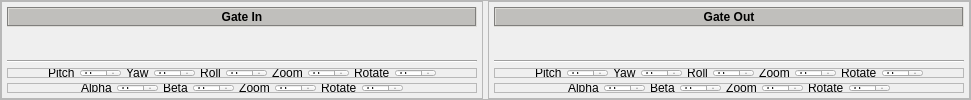
          <widget class="QFrame" name="frame_8">
           <property name="frameShape">
            <enum>QFrame::StyledPanel</enum>
           </property>
           <property name="frameShadow">
            <enum>QFrame::Raised</enum>
           </property>
           <layout class="QHBoxLayout" name="horizontalLayout_2">
            <property name="spacing">
             <number>5</number>
            </property>
            <property name="leftMargin">
             <number>0</number>
            </property>
            <property name="topMargin">
             <number>0</number>
            </property>
            <property name="rightMargin">
             <number>0</number>
            </property>
            <property name="bottomMargin">
             <number>0</number>
            </property>
            <item>
             <widget class="QFrame" name="frame_11">
              <property name="frameShape">
               <enum>QFrame::StyledPanel</enum>
              </property>
              <property name="frameShadow">
               <enum>QFrame::Raised</enum>
              </property>
              <layout class="QVBoxLayout" name="verticalLayout_7">
               <property name="spacing">
                <number>5</number>
               </property>
               <property name="leftMargin">
                <number>5</number>
               </property>
               <property name="topMargin">
                <number>5</number>
               </property>
               <property name="rightMargin">
                <number>5</number>
               </property>
               <property name="bottomMargin">
                <number>0</number>
               </property>
               <item>
                <widget class="QLabel" name="label_8">
                 <property name="minimumSize">
                  <size>
                   <width>0</width>
                   <height>20</height>
                  </size>
                 </property>
                 <property name="maximumSize">
                  <size>
                   <width>16777215</width>
                   <height>20</height>
                  </size>
                 </property>
                 <property name="font">
                  <font>
                   <weight>75</weight>
                   <bold>true</bold>
                  </font>
                 </property>
                 <property name="styleSheet">
                  <string notr="true">background-color: rgb(192, 191, 188);</string>
                 </property>
                 <property name="frameShape">
                  <enum>QFrame::Box</enum>
                 </property>
                 <property name="frameShadow">
                  <enum>QFrame::Sunken</enum>
                 </property>
                 <property name="text">
                  <string>Gate In</string>
                 </property>
                 <property name="alignment">
                  <set>Qt::AlignCenter</set>
                 </property>
                </widget>
               </item>
               <item>
                <widget class="QLabel" name="vidio_gate_in">
                 <property name="text">
                  <string/>
                 </property>
                </widget>
               </item>
               <item>
                <widget class="QFrame" name="frame_25">
                 <property name="maximumSize">
                  <size>
                   <width>16777215</width>
                   <height>38</height>
                  </size>
                 </property>
                 <property name="frameShape">
                  <enum>QFrame::NoFrame</enum>
                 </property>
                 <property name="frameShadow">
                  <enum>QFrame::Raised</enum>
                 </property>
                 <layout class="QVBoxLayout" name="verticalLayout_13">
                  <property name="spacing">
                   <number>5</number>
                  </property>
                  <property name="leftMargin">
                   <number>0</number>
                  </property>
                  <property name="topMargin">
                   <number>0</number>
                  </property>
                  <property name="rightMargin">
                   <number>0</number>
                  </property>
                  <property name="bottomMargin">
                   <number>5</number>
                  </property>
                  <item>
                   <widget class="Line" name="line_2">
                    <property name="orientation">
                     <enum>Qt::Horizontal</enum>
                    </property>
                   </widget>
                  </item>
                  <item>
                   <widget class="QFrame" name="frame_mode2">
                    <property name="maximumSize">
                     <size>
                      <width>16777215</width>
                      <height>25</height>
                     </size>
                    </property>
                    <property name="frameShape">
                     <enum>QFrame::StyledPanel</enum>
                    </property>
                    <property name="frameShadow">
                     <enum>QFrame::Raised</enum>
                    </property>
                    <layout class="QHBoxLayout" name="horizontalLayout_5">
                     <property name="spacing">
                      <number>5</number>
                     </property>
                     <property name="leftMargin">
                      <number>0</number>
                     </property>
                     <property name="topMargin">
                      <number>0</number>
                     </property>
                     <property name="rightMargin">
                      <number>0</number>
                     </property>
                     <property name="bottomMargin">
                      <number>0</number>
                     </property>
                     <item>
                      <spacer name="horizontalSpacer">
                       <property name="orientation">
                        <enum>Qt::Horizontal</enum>
                       </property>
                       <property name="sizeHint" stdset="0">
                        <size>
                         <width>40</width>
                         <height>20</height>
                        </size>
                       </property>
                      </spacer>
                     </item>
                     <item>
                      <widget class="QLabel" name="alpha_5">
                       <property name="frameShape">
                        <enum>QFrame::NoFrame</enum>
                       </property>
                       <property name="text">
                        <string>Pitch</string>
                       </property>
                      </widget>
                     </item>
                     <item>
                      <widget class="QSpinBox" name="spinBox_alpha_5"/>
                     </item>
                     <item>
                      <widget class="QLabel" name="beta_4">
                       <property name="text">
                        <string>Yaw</string>
                       </property>
                      </widget>
                     </item>
                     <item>
                      <widget class="QSpinBox" name="spinBox_beta_4"/>
                     </item>
                     <item>
                      <widget class="QLabel" name="x_5">
                       <property name="frameShadow">
                        <enum>QFrame::Raised</enum>
                       </property>
                       <property name="text">
                        <string>Roll</string>
                       </property>
                       <property name="alignment">
                        <set>Qt::AlignCenter</set>
                       </property>
                      </widget>
                     </item>
                     <item>
                      <widget class="QSpinBox" name="spinBox_x_5"/>
                     </item>
                     <item>
                      <widget class="QLabel" name="x_6">
                       <property name="frameShadow">
                        <enum>QFrame::Raised</enum>
                       </property>
                       <property name="text">
                        <string>Zoom</string>
                       </property>
                       <property name="alignment">
                        <set>Qt::AlignCenter</set>
                       </property>
                      </widget>
                     </item>
                     <item>
                      <widget class="QSpinBox" name="spinBox_x_6"/>
                     </item>
                     <item>
                      <widget class="QLabel" name="label_2">
                       <property name="text">
                        <string>Rotate</string>
                       </property>
                      </widget>
                     </item>
                     <item>
                      <widget class="QSpinBox" name="spinBox_2"/>
                     </item>
                     <item>
                      <spacer name="horizontalSpacer_2">
                       <property name="orientation">
                        <enum>Qt::Horizontal</enum>
                       </property>
                       <property name="sizeHint" stdset="0">
                        <size>
                         <width>40</width>
                         <height>20</height>
                        </size>
                       </property>
                      </spacer>
                     </item>
                    </layout>
                   </widget>
                  </item>
                  <item>
                   <widget class="QFrame" name="frame_mode1">
                    <property name="maximumSize">
                     <size>
                      <width>16777215</width>
                      <height>25</height>
                     </size>
                    </property>
                    <property name="frameShape">
                     <enum>QFrame::StyledPanel</enum>
                    </property>
                    <property name="frameShadow">
                     <enum>QFrame::Raised</enum>
                    </property>
                    <layout class="QHBoxLayout" name="horizontalLayout_7">
                     <property name="spacing">
                      <number>5</number>
                     </property>
                     <property name="leftMargin">
                      <number>0</number>
                     </property>
                     <property name="topMargin">
                      <number>0</number>
                     </property>
                     <property name="rightMargin">
                      <number>0</number>
                     </property>
                     <property name="bottomMargin">
                      <number>0</number>
                     </property>
                     <item>
                      <spacer name="horizontalSpacer_3">
                       <property name="orientation">
                        <enum>Qt::Horizontal</enum>
                       </property>
                       <property name="sizeHint" stdset="0">
                        <size>
                         <width>40</width>
                         <height>20</height>
                        </size>
                       </property>
                      </spacer>
                     </item>
                     <item>
                      <widget class="QLabel" name="alpha_2">
                       <property name="frameShape">
                        <enum>QFrame::NoFrame</enum>
                       </property>
                       <property name="text">
                        <string>Alpha</string>
                       </property>
                      </widget>
                     </item>
                     <item>
                      <widget class="QSpinBox" name="spinBox_alpha_2"/>
                     </item>
                     <item>
                      <widget class="QLabel" name="beta_2">
                       <property name="text">
                        <string>Beta</string>
                       </property>
                      </widget>
                     </item>
                     <item>
                      <widget class="QSpinBox" name="spinBox_beta_2_2"/>
                     </item>
                     <item>
                      <widget class="QLabel" name="x_2">
                       <property name="frameShadow">
                        <enum>QFrame::Raised</enum>
                       </property>
                       <property name="text">
                        <string>Zoom</string>
                       </property>
                       <property name="alignment">
                        <set>Qt::AlignCenter</set>
                       </property>
                      </widget>
                     </item>
                     <item>
                      <widget class="QSpinBox" name="spinBox_zoom_2"/>
                     </item>
                     <item>
                      <widget class="QLabel" name="label_3">
                       <property name="text">
                        <string>Rotate</string>
                       </property>
                      </widget>
                     </item>
                     <item>
                      <widget class="QSpinBox" name="spinBox_rotate_2"/>
                     </item>
                     <item>
                      <spacer name="horizontalSpacer_4">
                       <property name="orientation">
                        <enum>Qt::Horizontal</enum>
                       </property>
                       <property name="sizeHint" stdset="0">
                        <size>
                         <width>40</width>
                         <height>20</height>
                        </size>
                       </property>
                      </spacer>
                     </item>
                    </layout>
                   </widget>
                  </item>
                 </layout>
                </widget>
               </item>
              </layout>
             </widget>
            </item>
            <item>
             <widget class="QFrame" name="frame_10">
              <property name="maximumSize">
               <size>
                <width>16777215</width>
                <height>2000</height>
               </size>
              </property>
              <property name="frameShape">
               <enum>QFrame::StyledPanel</enum>
              </property>
              <property name="frameShadow">
               <enum>QFrame::Raised</enum>
              </property>
              <layout class="QVBoxLayout" name="verticalLayout_4">
               <property name="spacing">
                <number>5</number>
               </property>
               <property name="leftMargin">
                <number>5</number>
               </property>
               <property name="topMargin">
                <number>5</number>
               </property>
               <property name="rightMargin">
                <number>5</number>
               </property>
               <property name="bottomMargin">
                <number>0</number>
               </property>
               <item>
                <widget class="QLabel" name="label_10">
                 <property name="minimumSize">
                  <size>
                   <width>0</width>
                   <height>20</height>
                  </size>
                 </property>
                 <property name="maximumSize">
                  <size>
                   <width>16777215</width>
                   <height>20</height>
                  </size>
                 </property>
                 <property name="font">
                  <font>
                   <weight>75</weight>
                   <bold>true</bold>
                  </font>
                 </property>
                 <property name="styleSheet">
                  <string notr="true">background-color: rgb(192, 191, 188);</string>
                 </property>
                 <property name="frameShape">
                  <enum>QFrame::Box</enum>
                 </property>
                 <property name="frameShadow">
                  <enum>QFrame::Sunken</enum>
                 </property>
                 <property name="text">
                  <string>Gate Out</string>
                 </property>
                 <property name="alignment">
                  <set>Qt::AlignCenter</set>
                 </property>
                </widget>
               </item>
               <item>
                <widget class="QLabel" name="vidio_gate_out">
                 <property name="text">
                  <string/>
                 </property>
                </widget>
               </item>
               <item>
                <widget class="QFrame" name="frame_24">
                 <property name="maximumSize">
                  <size>
                   <width>16777215</width>
                   <height>38</height>
                  </size>
                 </property>
                 <property name="frameShape">
                  <enum>QFrame::NoFrame</enum>
                 </property>
                 <property name="frameShadow">
                  <enum>QFrame::Raised</enum>
                 </property>
                 <layout class="QVBoxLayout" name="verticalLayout_12">
                  <property name="spacing">
                   <number>5</number>
                  </property>
                  <property name="leftMargin">
                   <number>0</number>
                  </property>
                  <property name="topMargin">
                   <number>0</number>
                  </property>
                  <property name="rightMargin">
                   <number>0</number>
                  </property>
                  <property name="bottomMargin">
                   <number>5</number>
                  </property>
                  <item>
                   <widget class="Line" name="line_6">
                    <property name="orientation">
                     <enum>Qt::Horizontal</enum>
                    </property>
                   </widget>
                  </item>
                  <item>
                   <widget class="QFrame" name="frame_mode2_2">
                    <property name="maximumSize">
                     <size>
                      <width>16777215</width>
                      <height>25</height>
                     </size>
                    </property>
                    <property name="frameShape">
                     <enum>QFrame::StyledPanel</enum>
                    </property>
                    <property name="frameShadow">
                     <enum>QFrame::Raised</enum>
                    </property>
                    <layout class="QHBoxLayout" name="horizontalLayout_8">
                     <property name="spacing">
                      <number>5</number>
                     </property>
                     <property name="leftMargin">
                      <number>0</number>
                     </property>
                     <property name="topMargin">
                      <number>0</number>
                     </property>
                     <property name="rightMargin">
                      <number>0</number>
                     </property>
                     <property name="bottomMargin">
                      <number>0</number>
                     </property>
                     <item>
                      <spacer name="horizontalSpacer_7">
                       <property name="orientation">
                        <enum>Qt::Horizontal</enum>
                       </property>
                       <property name="sizeHint" stdset="0">
                        <size>
                         <width>40</width>
                         <height>20</height>
                        </size>
                       </property>
                      </spacer>
                     </item>
                     <item>
                      <widget class="QLabel" name="alpha_6">
                       <property name="frameShape">
                        <enum>QFrame::NoFrame</enum>
                       </property>
                       <property name="text">
                        <string>Pitch</string>
                       </property>
                      </widget>
                     </item>
                     <item>
                      <widget class="QSpinBox" name="spinBox_alpha_6"/>
                     </item>
                     <item>
                      <widget class="QLabel" name="beta_5">
                       <property name="text">
                        <string>Yaw</string>
                       </property>
                      </widget>
                     </item>
                     <item>
                      <widget class="QSpinBox" name="spinBox_beta_5"/>
                     </item>
                     <item>
                      <widget class="QLabel" name="x_7">
                       <property name="frameShadow">
                        <enum>QFrame::Raised</enum>
                       </property>
                       <property name="text">
                        <string>Roll</string>
                       </property>
                       <property name="alignment">
                        <set>Qt::AlignCenter</set>
                       </property>
                      </widget>
                     </item>
                     <item>
                      <widget class="QSpinBox" name="spinBox_x_7"/>
                     </item>
                     <item>
                      <widget class="QLabel" name="x_8">
                       <property name="frameShadow">
                        <enum>QFrame::Raised</enum>
                       </property>
                       <property name="text">
                        <string>Zoom</string>
                       </property>
                       <property name="alignment">
                        <set>Qt::AlignCenter</set>
                       </property>
                      </widget>
                     </item>
                     <item>
                      <widget class="QSpinBox" name="spinBox_x_8"/>
                     </item>
                     <item>
                      <widget class="QLabel" name="label_4">
                       <property name="text">
                        <string>Rotate</string>
                       </property>
                      </widget>
                     </item>
                     <item>
                      <widget class="QSpinBox" name="spinBox_4"/>
                     </item>
                     <item>
                      <spacer name="horizontalSpacer_8">
                       <property name="orientation">
                        <enum>Qt::Horizontal</enum>
                       </property>
                       <property name="sizeHint" stdset="0">
                        <size>
                         <width>40</width>
                         <height>20</height>
                        </size>
                       </property>
                      </spacer>
                     </item>
                    </layout>
                    <zorder>alpha_6</zorder>
                    <zorder>spinBox_alpha_6</zorder>
                    <zorder>beta_5</zorder>
                    <zorder>x_7</zorder>
                    <zorder>spinBox_x_7</zorder>
                    <zorder>x_8</zorder>
                    <zorder>spinBox_x_8</zorder>
                    <zorder>label_4</zorder>
                    <zorder>spinBox_4</zorder>
                    <zorder>spinBox_beta_5</zorder>
                   </widget>
                  </item>
                  <item>
                   <widget class="QFrame" name="frame_mode1_2">
                    <property name="maximumSize">
                     <size>
                      <width>16777215</width>
                      <height>30</height>
                     </size>
                    </property>
                    <property name="frameShape">
                     <enum>QFrame::StyledPanel</enum>
                    </property>
                    <property name="frameShadow">
                     <enum>QFrame::Raised</enum>
                    </property>
                    <layout class="QHBoxLayout" name="horizontalLayout_6">
                     <property name="spacing">
                      <number>5</number>
                     </property>
                     <property name="leftMargin">
                      <number>0</number>
                     </property>
                     <property name="topMargin">
                      <number>0</number>
                     </property>
                     <property name="rightMargin">
                      <number>0</number>
                     </property>
                     <property name="bottomMargin">
                      <number>0</number>
                     </property>
                     <item>
                      <spacer name="horizontalSpacer_10">
                       <property name="orientation">
                        <enum>Qt::Horizontal</enum>
                       </property>
                       <property name="sizeHint" stdset="0">
                        <size>
                         <width>40</width>
                         <height>20</height>
                        </size>
                       </property>
                      </spacer>
                     </item>
                     <item>
                      <widget class="QLabel" name="alpha_3">
                       <property name="frameShape">
                        <enum>QFrame::NoFrame</enum>
                       </property>
                       <property name="text">
                        <string>Alpha</string>
                       </property>
                      </widget>
                     </item>
                     <item>
                      <widget class="QSpinBox" name="spinBox_alpha_3"/>
                     </item>
                     <item>
                      <widget class="QLabel" name="beta_3">
                       <property name="text">
                        <string>Beta</string>
                       </property>
                      </widget>
                     </item>
                     <item>
                      <widget class="QSpinBox" name="spinBox_beta_3"/>
                     </item>
                     <item>
                      <widget class="QLabel" name="x_3">
                       <property name="frameShadow">
                        <enum>QFrame::Raised</enum>
                       </property>
                       <property name="text">
                        <string>Zoom</string>
                       </property>
                       <property name="alignment">
                        <set>Qt::AlignCenter</set>
                       </property>
                      </widget>
                     </item>
                     <item>
                      <widget class="QSpinBox" name="spinBox_zoom_3"/>
                     </item>
                     <item>
                      <widget class="QLabel" name="label_5">
                       <property name="text">
                        <string>Rotate</string>
                       </property>
                      </widget>
                     </item>
                     <item>
                      <widget class="QSpinBox" name="spinBox_rotate_3"/>
                     </item>
                     <item>
                      <spacer name="horizontalSpacer_9">
                       <property name="orientation">
                        <enum>Qt::Horizontal</enum>
                       </property>
                       <property name="sizeHint" stdset="0">
                        <size>
                         <width>40</width>
                         <height>20</height>
                        </size>
                       </property>
                      </spacer>
                     </item>
                    </layout>
                   </widget>
                  </item>
                 </layout>
                </widget>
               </item>
              </layout>
             </widget>
            </item>
           </layout>
          </widget>
